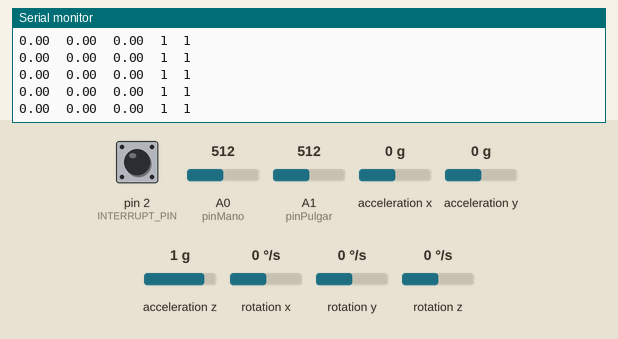
A sketch run on a simulated Arduino Leonardo, built with avr-gcc and run on an emulated ATmega32U4. Parts: the last lines printed to the serial monitor. Inputs (shaded band) come from the test bench; at power-on: acceleration x 0 g, A0 (pinMano) = 512, A1 (pinPulgar) = 512, acceleration y 0 g, acceleration z 1 g, pin 2 (INTERRUPT_PIN) LOW, rotation x 0 °/s, rotation y 0 °/s, rotation z 0 °/s. The sensor or clock chip raises its interrupt line as the real part does.

Above: at 1.7 s.
1.8 s: acceleration x set to -1.4 g
At 1.96 s:
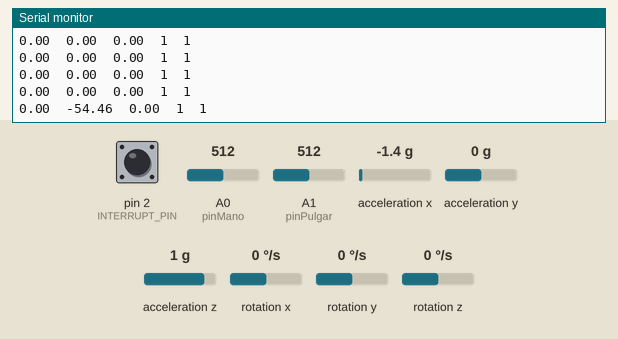
3.3 s: A0 (pinMano) set to 810
At 3.4 s:
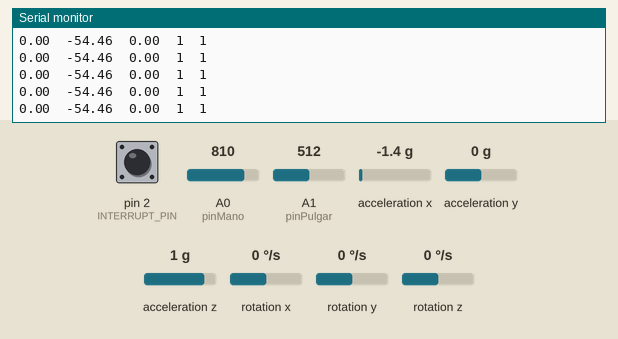
4.8 s: A1 (pinPulgar) set to 810
At 4.84 s:
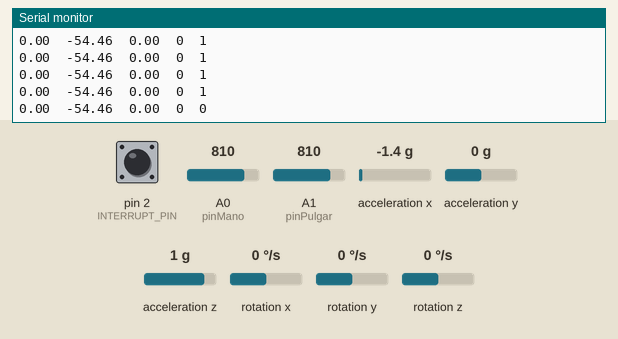
6.3 s: acceleration y set to -1.4 g
At 6.39 s:
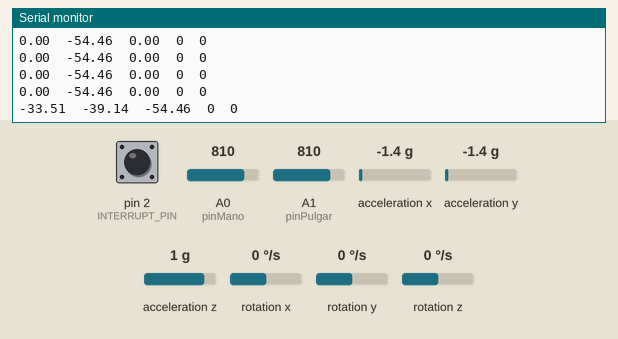
7.8 s: acceleration z set to -1.4 g
At 7.83 s:
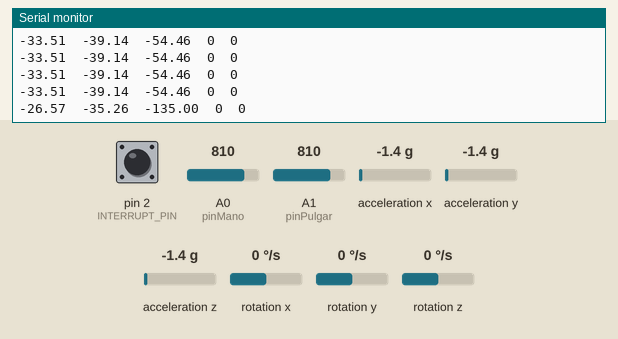
9.3 s: A0 (pinMano) set to 790
At 9.38 s:
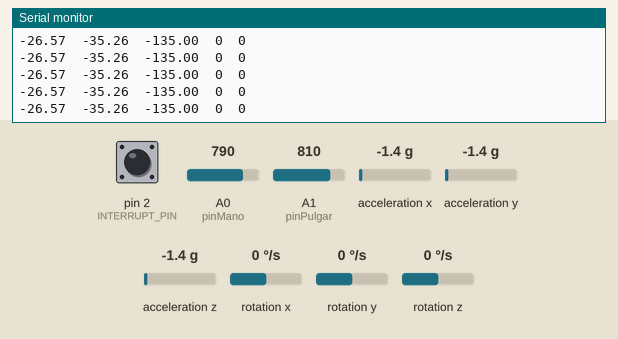
Timing chart, 0 to 11.8 s (numbered marks = the images above; inputs shaded):
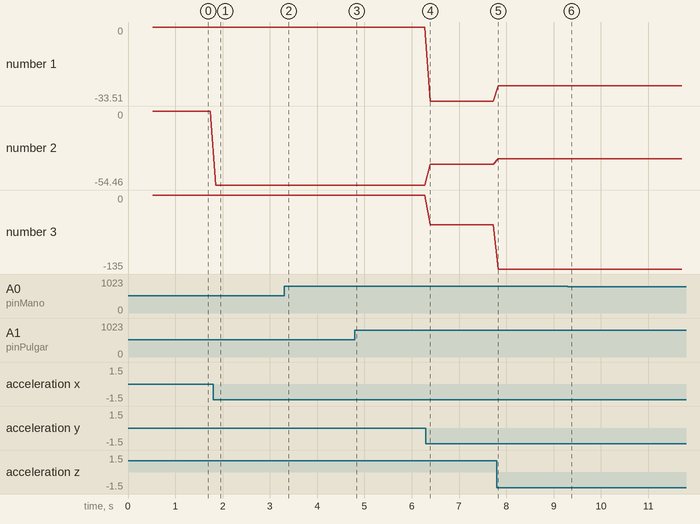

Measured:
- after the input at 1.8 s, the serial monitor: prints a new line after 0.05 s (image 1)
- after the input at 4.8 s, the serial monitor: prints a new line at once (image 3)
- after the input at 6.3 s, the serial monitor: prints a new line after 0.09 s (image 4)
- after the input at 7.8 s, the serial monitor: prints a new line at once (image 5)
- plotted number 1: 0 → -33.51 after the input at 6.3 s, -33.51 → -26.57 after the input at 7.8 s
- plotted number 2: 0 → -54.46 after the input at 1.8 s, -54.46 → -39.14 after the input at 6.3 s, -39.14 → -35.26 after the input at 7.8 s
- plotted number 3: -54.46 → -135 after the input at 7.8 s

The sketch:

MPU6050.ino
```cpp
// I2C device class (I2Cdev) demonstration Arduino sketch for MPU6050 class using DMP (MotionApps v2.0)
// 6/21/2012 by Jeff Rowberg <jeff@rowberg.net>
// Updates should (hopefully) always be available at https://github.com/jrowberg/i2cdevlib
//
// Changelog:
//      2019-07-08 - Added Auto Calibration and offset generator
//		   - and altered FIFO retrieval sequence to avoid using blocking code
//      2016-04-18 - Eliminated a potential infinite loop
//      2013-05-08 - added seamless Fastwire support
//                 - added note about gyro calibration
//      2012-06-21 - added note about Arduino 1.0.1 + Leonardo compatibility error
//      2012-06-20 - improved FIFO overflow handling and simplified read process
//      2012-06-19 - completely rearranged DMP initialization code and simplification
//      2012-06-13 - pull gyro and accel data from FIFO packet instead of reading directly
//      2012-06-09 - fix broken FIFO read sequence and change interrupt detection to RISING
//      2012-06-05 - add gravity-compensated initial reference frame acceleration output
//                 - add 3D math helper file to DMP6 example sketch
//                 - add Euler output and Yaw/Pitch/Roll output formats
//      2012-06-04 - remove accel offset clearing for better results (thanks Sungon Lee)
//      2012-06-01 - fixed gyro sensitivity to be 2000 deg/sec instead of 250
//      2012-05-30 - basic DMP initialization working

/* ============================================
I2Cdev device library code is placed under the MIT license
Copyright (c) 2012 Jeff Rowberg

Permission is hereby granted, free of charge, to any person obtaining a copy
of this software and associated documentation files (the "Software"), to deal
in the Software without restriction, including without limitation the rights
to use, copy, modify, merge, publish, distribute, sublicense, and/or sell
copies of the Software, and to permit persons to whom the Software is
furnished to do so, subject to the following conditions:

The above copyright notice and this permission notice shall be included in
all copies or substantial portions of the Software.

THE SOFTWARE IS PROVIDED "AS IS", WITHOUT WARRANTY OF ANY KIND, EXPRESS OR
IMPLIED, INCLUDING BUT NOT LIMITED TO THE WARRANTIES OF MERCHANTABILITY,
FITNESS FOR A PARTICULAR PURPOSE AND NONINFRINGEMENT. IN NO EVENT SHALL THE
AUTHORS OR COPYRIGHT HOLDERS BE LIABLE FOR ANY CLAIM, DAMAGES OR OTHER
LIABILITY, WHETHER IN AN ACTION OF CONTRACT, TORT OR OTHERWISE, ARISING FROM,
OUT OF OR IN CONNECTION WITH THE SOFTWARE OR THE USE OR OTHER DEALINGS IN
THE SOFTWARE.
===============================================
*/

// I2Cdev and MPU6050 must be installed as libraries, or else the .cpp/.h files
// for both classes must be in the include path of your project
#include "I2Cdev.h"

#include "MPU6050_6Axis_MotionApps20.h"
//#include "MPU6050.h" // not necessary if using MotionApps include file

// Arduino Wire library is required if I2Cdev I2CDEV_ARDUINO_WIRE implementation
// is used in I2Cdev.h
#if I2CDEV_IMPLEMENTATION == I2CDEV_ARDUINO_WIRE
    #include "Wire.h"
#endif

// class default I2C address is 0x68
// specific I2C addresses may be passed as a parameter here
// AD0 low = 0x68 (default for SparkFun breakout and InvenSense evaluation board)
// AD0 high = 0x69
MPU6050 mpu;
//MPU6050 mpu(0x69); // <-- use for AD0 high

/* =========================================================================
   NOTE: In addition to connection 3.3v, GND, SDA, and SCL, this sketch
   depends on the MPU-6050's INT pin being connected to the Arduino's
   external interrupt #0 pin. On the Arduino Uno and Mega 2560, this is
   digital I/O pin 2.
 * ========================================================================= */

/* =========================================================================
   NOTE: Arduino v1.0.1 with the Leonardo board generates a compile error
   when using Serial.write(buf, len). The Teapot output uses this method.
   The solution requires a modification to the Arduino USBAPI.h file, which
   is fortunately simple, but annoying. This will be fixed in the next IDE
   release. For more info, see these links:

   http://arduino.cc/forum/index.php/topic,109987.0.html
   http://code.google.com/p/arduino/issues/detail?id=958
 * ========================================================================= */


// uncomment "OUTPUT_READABLE_QUATERNION" if you want to see the actual
// quaternion components in a [w, x, y, z] format (not best for parsing
// on a remote host such as Processing or something though)
//#define OUTPUT_READABLE_QUATERNION

// uncomment "OUTPUT_READABLE_EULER" if you want to see Euler angles
// (in degrees) calculated from the quaternions coming from the FIFO.
// Note that Euler angles suffer from gimbal lock (for more info, see
// http://en.wikipedia.org/wiki/Gimbal_lock)

#define OUTPUT_READABLE_EULER

// uncomment "OUTPUT_READABLE_YAWPITCHROLL" if you want to see the yaw/
// pitch/roll angles (in degrees) calculated from the quaternions coming
// from the FIFO. Note this also requires gravity vector calculations.
// Also note that yaw/pitch/roll angles suffer from gimbal lock (for
// more info, see: http://en.wikipedia.org/wiki/Gimbal_lock)
//#define OUTPUT_READABLE_YAWPITCHROLL

// uncomment "OUTPUT_READABLE_REALACCEL" if you want to see acceleration
// components with gravity removed. This acceleration reference frame is
// not compensated for orientation, so +X is always +X according to the
// sensor, just without the effects of gravity. If you want acceleration
// compensated for orientation, us OUTPUT_READABLE_WORLDACCEL instead.
//#define OUTPUT_READABLE_REALACCEL

// uncomment "OUTPUT_READABLE_WORLDACCEL" if you want to see acceleration
// components with gravity removed and adjusted for the world frame of
// reference (yaw is relative to initial orientation, since no magnetometer
// is present in this case). Could be quite handy in some cases.
//#define OUTPUT_READABLE_WORLDACCEL

// uncomment "OUTPUT_TEAPOT" if you want output that matches the
// format used for the InvenSense teapot demo
//#define OUTPUT_TEAPOT


#define INTERRUPT_PIN 2  // use pin 2 on Arduino Uno & most boards
#define LED_PIN 13 // (Arduino is 13, Teensy is 11, Teensy++ is 6)
bool blinkState = false;

// MPU control/status vars
bool dmpReady = false;  // set true if DMP init was successful
uint8_t mpuIntStatus;   // holds actual interrupt status byte from MPU
uint8_t devStatus;      // return status after each device operation (0 = success, !0 = error)
uint16_t packetSize;    // expected DMP packet size (default is 42 bytes)
uint16_t fifoCount;     // count of all bytes currently in FIFO
uint8_t fifoBuffer[64]; // FIFO storage buffer

// orientation/motion vars
Quaternion q;           // [w, x, y, z]         quaternion container
VectorInt16 aa;         // [x, y, z]            accel sensor measurements
VectorInt16 aaReal;     // [x, y, z]            gravity-free accel sensor measurements
VectorInt16 aaWorld;    // [x, y, z]            world-frame accel sensor measurements
VectorFloat gravity;    // [x, y, z]            gravity vector
float euler[3];         // [psi, theta, phi]    Euler angle container
float ypr[3];           // [yaw, pitch, roll]   yaw/pitch/roll container and gravity vector

// packet structure for InvenSense teapot demo
uint8_t teapotPacket[14] = { '$', 0x02, 0,0, 0,0, 0,0, 0,0, 0x00, 0x00, '\r', '\n' };


// ================================================================
// ===               INTERRUPT DETECTION ROUTINE                ===
// ================================================================

volatile bool mpuInterrupt = false;     // indicates whether MPU interrupt pin has gone high
void dmpDataReady() {
    mpuInterrupt = true;
}

// ================================================================
// ===                       BOTONES                       ===
// ================================================================

int pinMano = A0;
int pinPulgar = A1;
int buttonState1 = 0;
int buttonState2 = 0;


// ================================================================
// ===                      INITIAL SETUP                       ===
// ================================================================

void setup() {
    // join I2C bus (I2Cdev library doesn't do this automatically)
    #if I2CDEV_IMPLEMENTATION == I2CDEV_ARDUINO_WIRE
        Wire.begin();
        Wire.setClock(400000); // 400kHz I2C clock. Comment this line if having compilation difficulties
    #elif I2CDEV_IMPLEMENTATION == I2CDEV_BUILTIN_FASTWIRE
        Fastwire::setup(400, true);
    #endif

    // initialize serial communication
    // (115200 chosen because it is required for Teapot Demo output, but it's
    // really up to you depending on your project)
    Serial.begin(9600);
    while (!Serial); // wait for Leonardo enumeration, others continue immediately

    // NOTE: 8MHz or slower host processors, like the Teensy @ 3.3V or Arduino
    // Pro Mini running at 3.3V, cannot handle this baud rate reliably due to
    // the baud timing being too misaligned with processor ticks. You must use
    // 38400 or slower in these cases, or use some kind of external separate
    // crystal solution for the UART timer.

    // initialize device
    Serial.println(F("Initializing I2C devices..."));
    mpu.initialize();
    pinMode(INTERRUPT_PIN, INPUT);

    // verify connection
    Serial.println(F("Testing device connections..."));
    Serial.println(mpu.testConnection() ? F("MPU6050 connection successful") : F("MPU6050 connection failed"));

    // wait for ready
//    Serial.println(F("\nSend any character to begin DMP programming and demo: "));
//    while (Serial.available() && Serial.read()); // empty buffer
//    while (!Serial.available());                 // wait for data
//    while (Serial.available() && Serial.read()); // empty buffer again

    // load and configure the DMP
    Serial.println(F("Initializing DMP..."));
    devStatus = mpu.dmpInitialize();

    // supply your own gyro offsets here, scaled for min sensitivity
    mpu.setXGyroOffset(7);
    mpu.setYGyroOffset(-36);
    mpu.setZGyroOffset(38);
    mpu.setXAccelOffset(-2056);
    mpu.setYAccelOffset(790);
    mpu.setZAccelOffset(3643); // 1688 factory default for my test chip

    // make sure it worked (returns 0 if so)
    if (devStatus == 0) {
        // Calibration Time: generate offsets and calibrate our MPU6050
        mpu.CalibrateAccel(6);
        mpu.CalibrateGyro(6);
        mpu.PrintActiveOffsets();
        // turn on the DMP, now that it's ready
        Serial.println(F("Enabling DMP..."));
        mpu.setDMPEnabled(true);

        // enable Arduino interrupt detection
        Serial.print(F("Enabling interrupt detection (Arduino external interrupt "));
        Serial.print(digitalPinToInterrupt(INTERRUPT_PIN));
        Serial.println(F(")..."));
        attachInterrupt(digitalPinToInterrupt(INTERRUPT_PIN), dmpDataReady, RISING);
        mpuIntStatus = mpu.getIntStatus();

        // set our DMP Ready flag so the main loop() function knows it's okay to use it
        Serial.println(F("DMP ready! Waiting for first interrupt..."));
        dmpReady = true;

        // get expected DMP packet size for later comparison
        packetSize = mpu.dmpGetFIFOPacketSize();
    } else {
        // ERROR!
        // 1 = initial memory load failed
        // 2 = DMP configuration updates failed
        // (if it's going to break, usually the code will be 1)
        Serial.print(F("DMP Initialization failed (code "));
        Serial.print(devStatus);
        Serial.println(F(")"));
    }
    pinMode(pinMano, INPUT);
    pinMode(pinPulgar, INPUT);
    // configure LED for output
    //pinMode(LED_PIN, OUTPUT);
    //Boton
}


// ================================================================
// ===                    MAIN PROGRAM LOOP                     ===
// ================================================================

void loop() {
    // if programming failed, don't try to do anything
    if (!dmpReady) return;
    // read a packet from FIFO
    if (mpu.dmpGetCurrentFIFOPacket(fifoBuffer)) { // Get the Latest packet
        #ifdef OUTPUT_READABLE_QUATERNION
            // display quaternion values in easy matrix form: w x y z
            mpu.dmpGetQuaternion(&q, fifoBuffer);
            // Serial.print("quat\t");
            Serial.print(q.w);
            Serial.print(",");
            Serial.print(q.x);
            Serial.print(",");
            Serial.print(q.y);
            Serial.print(",");
            Serial.println(q.z);
        #endif

        #ifdef OUTPUT_READABLE_EULER
            // display Euler angles in degrees
            mpu.dmpGetQuaternion(&q, fifoBuffer);
            mpu.dmpGetEuler(euler, &q);
            //Serial.print("euler\t");
            Serial.print(euler[0] * 180/M_PI);
            Serial.print("\t");
            Serial.print(euler[1] * 180/M_PI);
            Serial.print("\t");
            Serial.print(euler[2] * 180/M_PI);
        #endif

        #ifdef OUTPUT_READABLE_YAWPITCHROLL
            // display Euler angles in degrees
            mpu.dmpGetQuaternion(&q, fifoBuffer);
            mpu.dmpGetGravity(&gravity, &q);
            mpu.dmpGetYawPitchRoll(ypr, &q, &gravity);
            Serial.print("ypr\t");
            Serial.print(ypr[0] * 180/M_PI);
            Serial.print("\t");
            Serial.print(ypr[1] * 180/M_PI);
            Serial.print("\t");
            Serial.println(ypr[2] * 180/M_PI);
        #endif

        #ifdef OUTPUT_READABLE_REALACCEL
            // display real acceleration, adjusted to remove gravity
            mpu.dmpGetQuaternion(&q, fifoBuffer);
            mpu.dmpGetAccel(&aa, fifoBuffer);
            mpu.dmpGetGravity(&gravity, &q);
            mpu.dmpGetLinearAccel(&aaReal, &aa, &gravity);
            Serial.print("areal\t");
            Serial.print(aaReal.x);
            Serial.print("\t");
            Serial.print(aaReal.y);
            Serial.print("\t");
            Serial.println(aaReal.z);
        #endif

        #ifdef OUTPUT_READABLE_WORLDACCEL
            // display initial world-frame acceleration, adjusted to remove gravity
            // and rotated based on known orientation from quaternion
            mpu.dmpGetQuaternion(&q, fifoBuffer);
            mpu.dmpGetAccel(&aa, fifoBuffer);
            mpu.dmpGetGravity(&gravity, &q);
            mpu.dmpGetLinearAccel(&aaReal, &aa, &gravity);
            mpu.dmpGetLinearAccelInWorld(&aaWorld, &aaReal, &q);
            Serial.print("aworld\t");
            Serial.print(aaWorld.x);
            Serial.print("\t");
            Serial.print(aaWorld.y);
            Serial.print("\t");
            Serial.println(aaWorld.z);
        #endif

        #ifdef OUTPUT_TEAPOT
            // display quaternion values in InvenSense Teapot demo format:
            teapotPacket[2] = fifoBuffer[0];
            teapotPacket[3] = fifoBuffer[1];
            teapotPacket[4] = fifoBuffer[4];
            teapotPacket[5] = fifoBuffer[5];
            teapotPacket[6] = fifoBuffer[8];
            teapotPacket[7] = fifoBuffer[9];
            teapotPacket[8] = fifoBuffer[12];
            teapotPacket[9] = fifoBuffer[13];
            Serial.write(teapotPacket, 14);
            teapotPacket[11]++; // packetCount, loops at 0xFF on purpose
        #endif

        // blink LED to indicate activity
        blinkState = !blinkState;
        digitalWrite(LED_PIN, blinkState);
        //Boton
        buttonState1 = analogRead(pinMano);
        Serial.print("\t");
        Serial.print(buttonState1 < 800 ? 1 : 0);
        //Serial.print("\t");
        //Serial.print(buttonState1);
        buttonState2 = analogRead(pinPulgar);
        Serial.print("\t");
        Serial.println(buttonState2 < 800 ? 1 : 0);
        //Serial.print("\t");
        //Serial.println(buttonState2);

        //para que el unity agarre datos
        delay(100);
    }
}
```
